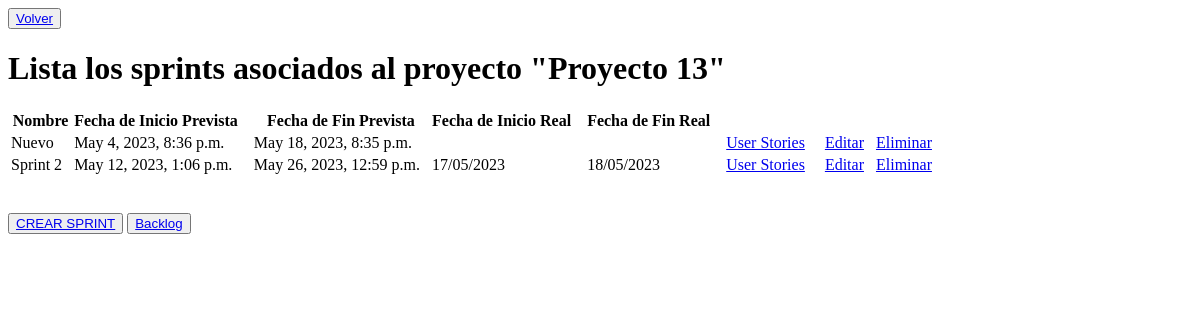
The app's page /listar_sprint/3588921124151, older data.
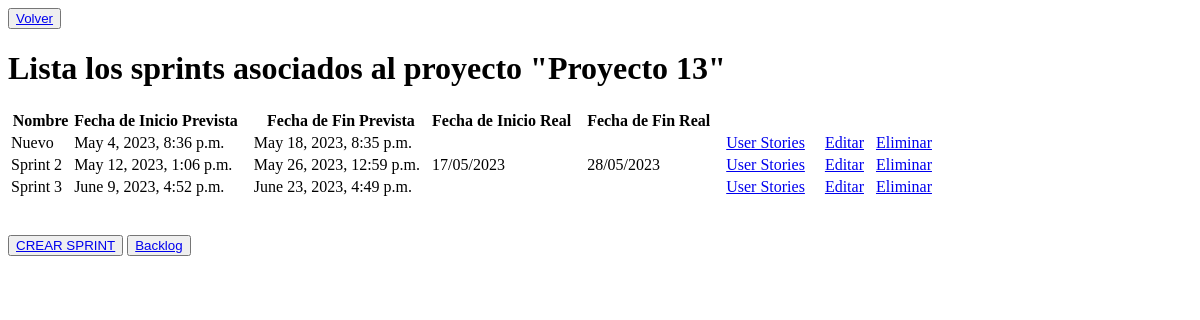
The same page, newer data.
### login/models.py (models this page shows, shortened)
class Sprint(models.Model):
    proyecto = models.ForeignKey(Proyecto, on_delete=models.CASCADE)
    fecha_inicio_prevista = models.DateTimeField(default=datetime.now)
    fecha_fin_prevista = models.DateTimeField(default=datetime.now() + timedelta(weeks=2))
    fecha_inicio_real = models.DateTimeField(blank=True, null=True)
    fecha_fin_real = models.DateTimeField(blank=True, null=True)
    sprint_backlog_id = models.CharField(max_length=10, primary_key=True)
    nombre = models.CharField(max_length=255)

class Proyecto(models.Model):
    backlog_id = models.CharField(primary_key=True, max_length=10, editable=False)
    nombre = models.CharField(max_length=255)
    descripcion = models.TextField()
    fecha_creacion = models.DateTimeField(auto_now_add=True)
    fecha_fin = models.DateField(null=True, default=None)

### login/views.py (the view)
# urls.py: path('listar_sprint/<proyecto_id>', views.listar_sprint, name="listar_sprint"),
def listar_sprint(request, proyecto_id):
    proyecto = get_object_or_404(Proyecto, backlog_id=proyecto_id)
    sprints = Sprint.objects.filter(proyecto=proyecto)
    return render(request,"login/listar_sprint.html", {"sprints":sprints, "proyecto_id":proyecto_id})

### templates/login/listar_sprint.html (shortened to what this page needs)
<!DOCTYPE html>
<html lang="en">
<head>
</head>
<body>
    <button type="submit"><a href="/volver_home" class="boton">Volver</a></button>
    <h1>Lista los sprints asociados al proyecto "{{ sprints.0.proyecto.nombre }}"</h1>
    <table>
        <thead>
          <tr>
            <th>Nombre</th>
            <th>Fecha de Inicio Prevista &nbsp;&nbsp;</th>
            <th>Fecha de Fin Prevista</th>
            <th>Fecha de Inicio Real &nbsp;&nbsp;</th>
            <th>Fecha de Fin Real &nbsp;&nbsp;</th>
          </tr>
        </thead>
        <tbody>
          {% for sprint in sprints %}
          <tr>
            <td>{{ sprint.nombre }}&nbsp;&nbsp;</td>
            <td>{{ sprint.fecha_inicio_prevista }}&nbsp;</td>
            <td>{{ sprint.fecha_fin_prevista }}&nbsp;&nbsp;</td>
            <td>{{ sprint.fecha_inicio_real|date:'d/m/Y' }}&nbsp;&nbsp;</td>
            <td>{{ sprint.fecha_fin_real|date:'d/m/Y' }}&nbsp;&nbsp;</td>
            <td><a href="{% url 'listarUSdelSprint' sprint_id=sprint.sprint_backlog_id%}">User Stories</a>&nbsp;&nbsp;&nbsp;&nbsp;</td>
            <td><a href="{% url 'edicionSprint' sprint_id=sprint.sprint_backlog_id %}">Editar</a>&nbsp;&nbsp;</td>
            <td><a href="{% url 'eliminar_sprint' sprint_id=sprint.sprint_backlog_id %}">Eliminar</a></td>
          </tr>
          {% endfor %}
        </tbody>
      </table>
      <br>
      <br>
      <button type="submit"><a href="{% url 'creacionSprint' proyecto_id=proyecto_id %}" class="boton">CREAR SPRINT</a></button>
      <button type="submit"><a href="{% url 'listar_backlog_proy' proyect_id=proyecto_id %}" class="boton">Backlog</a></button>
</body>
</html>

Row changes from the older to the newer data that the page shows:
changed Sprint "Sprint 2": fecha_fin_real "18/05/2023" → "28/05/2023"
added Sprint: nombre "Sprint 3", fecha_inicio_prevista "June 9, 2023, 4:52 p.m.", fecha_fin_prevista "June 23, 2023, 4:49 p.m."
